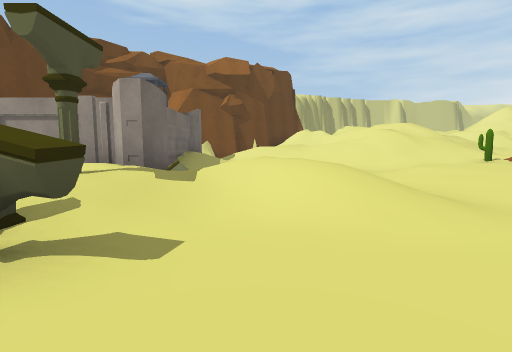
view 1 (above)

22 first-person views from a walk through a Unity game level. The camera is 1.4 m above the floor, tilts 6° down and sees 85° across. The floor is counted in squares, 2 m on a side. Each view is taken from the middle of a square. On the plan, view 1 faces up. The plan holds only what a view shows up to about 9 squares ahead; the rest is blank. The place goes on beyond the plan. The player is left out. Some surface patterns are stand-ins.

view 2
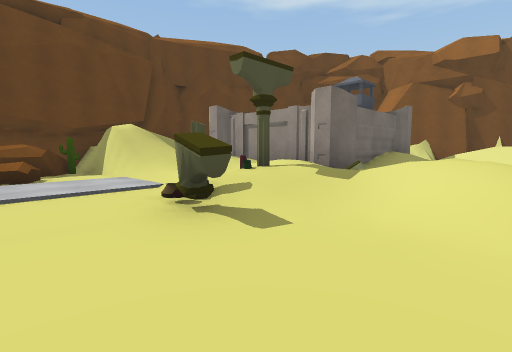

view 3
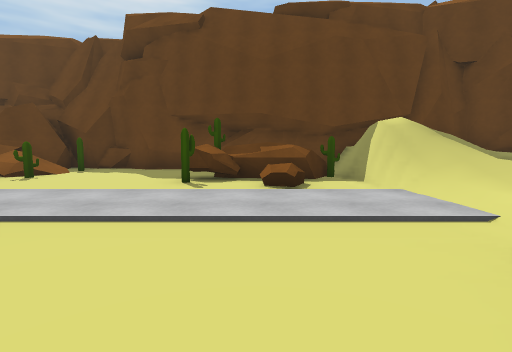

view 4
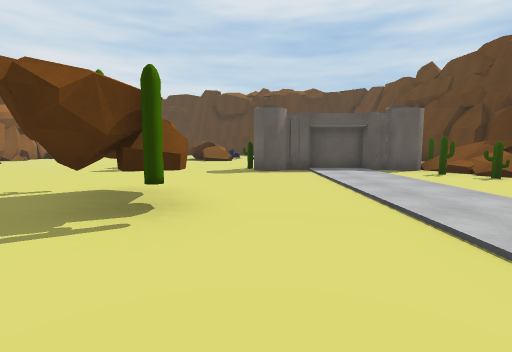

view 5
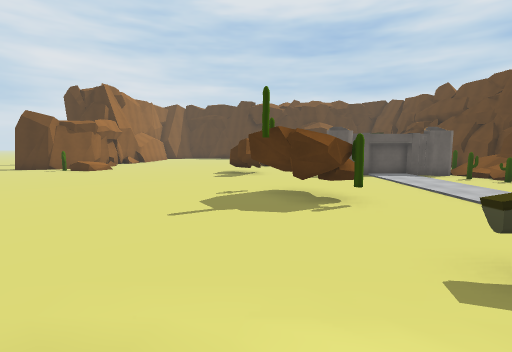

view 6
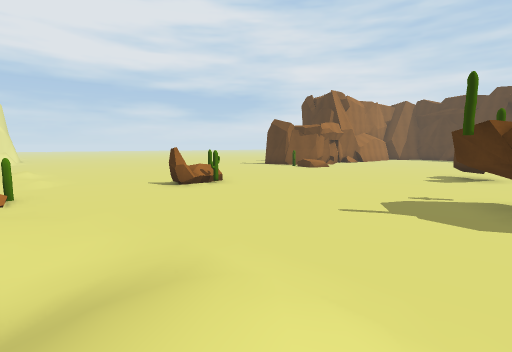

view 7
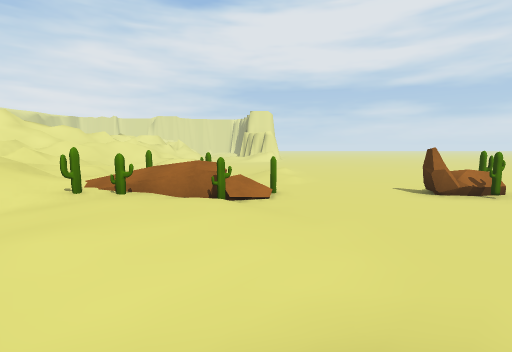

view 8
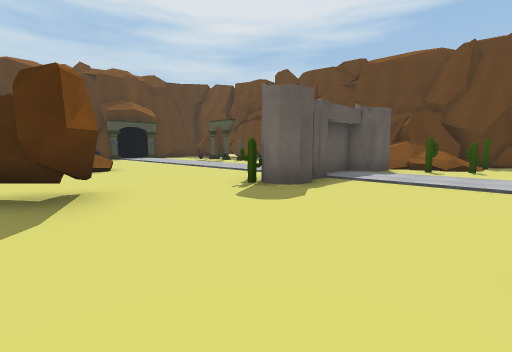

view 9
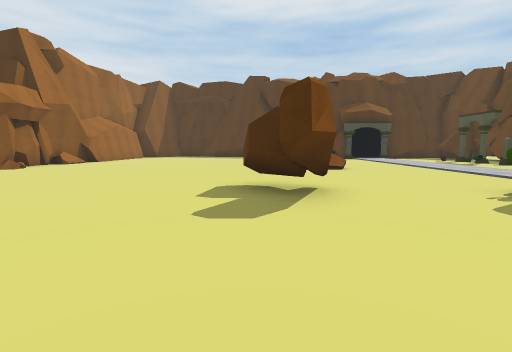

view 10
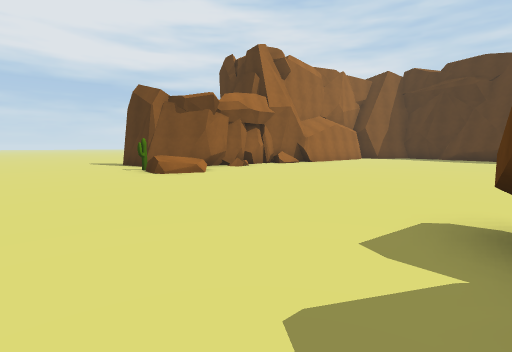

view 11
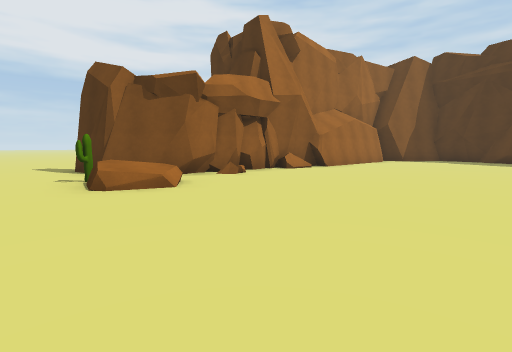

view 12
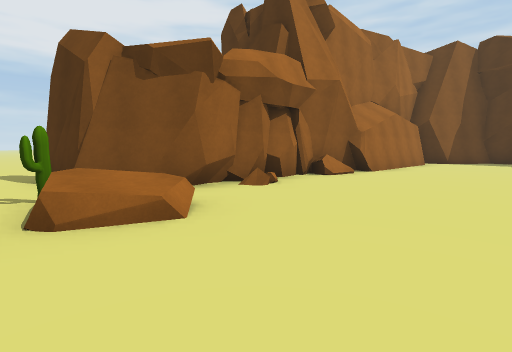

view 13
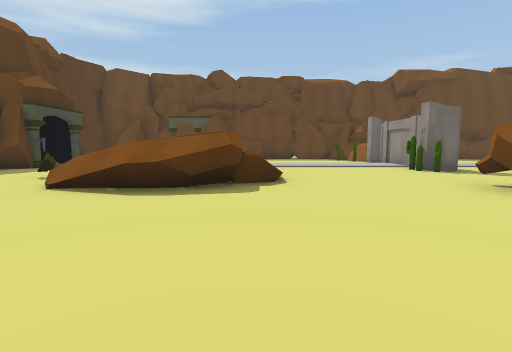

view 14
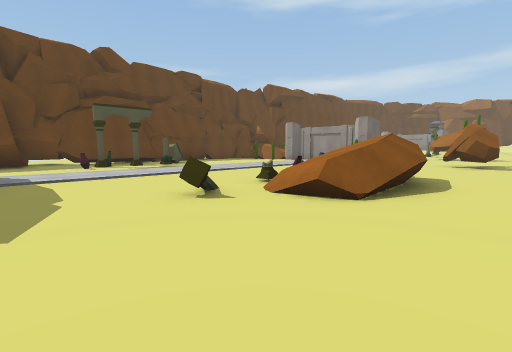

view 15
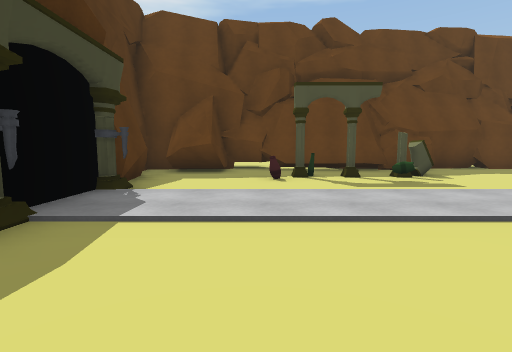

view 16
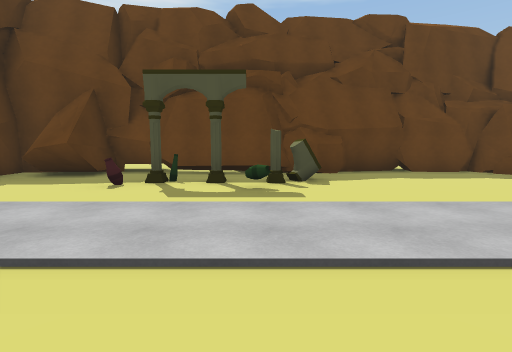

view 17
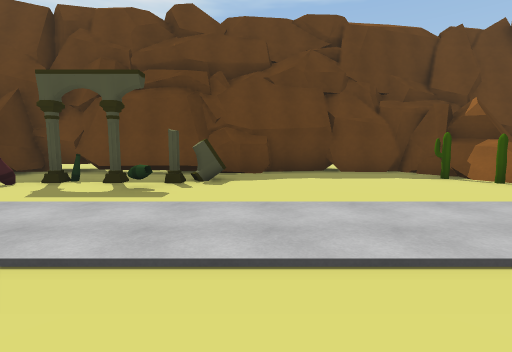

view 18
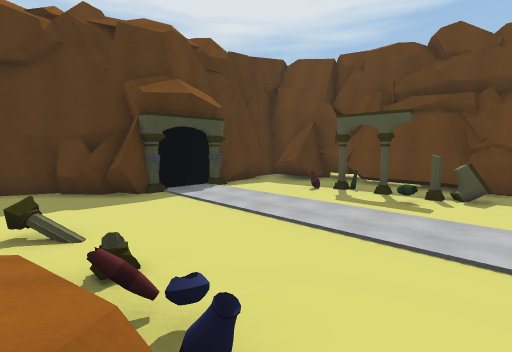

view 19
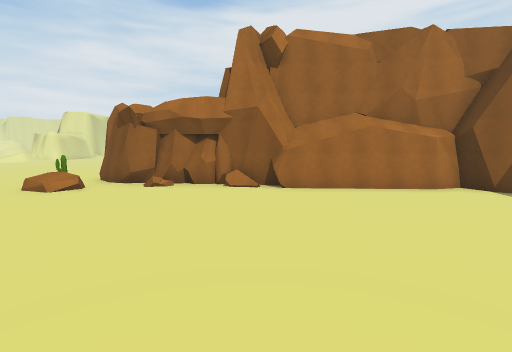

view 20
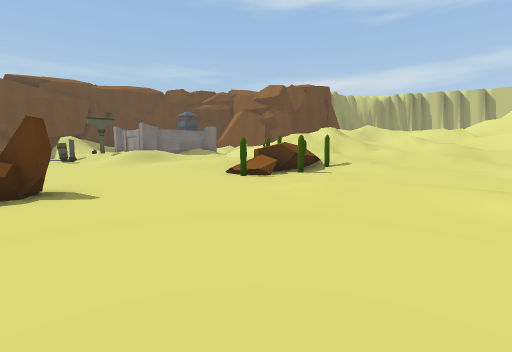

view 21
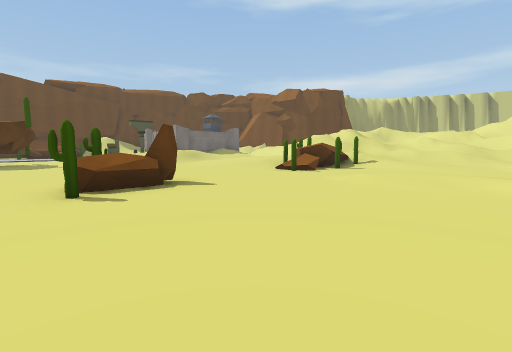

view 22
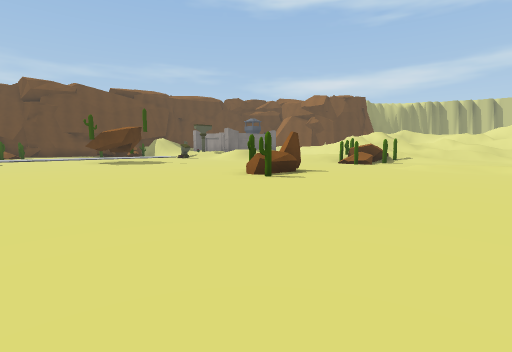

### Floor plan
Key: @ floor where view 1 was taken; # wall or solid block; x gap in a wall; . main floor; : floor 0.25 m higher than the main floor; + floor 0.5 m higher than the main floor; * floor 0.75 m higher than the main floor; % floor 1 m higher than the main floor; / step, stairs or slope; = window, fence, low wall or low ledge; P pillar; T pot; R torch; O other object.
Columns run from 11 left of view 1 to 13 right of it. Each row starts with its distance up from view 1.
 12                      =
 11           //        //
 10          #//       /////
  9          #/   /=/////////
  8          #/   .///////:.:
  7   #      #    //+# ///../
  6   #//#####    /++/ /.....
  5   #/////*/// /////O#.....
  4   #////////////////#..///
  3  ##////+ +////......./://
  2  #//#/../PP..............
  1  # O#/...................
  0  #  %O.....@.......O.....
 -1  #.OO..............O.....
 -2 ##........OO.......O.....
 -3  #........OOO............
 -4  #.......................
 -5  ##/O....................
 -6 ##O /....................
 -7  OO ##..##...O...........
 -8  O //#####..OO...........
 -9  #O#..  ....OO...........
-10  #..................OO.#x
-11  #..................O###
-12 ##...................#O
-13  O........O//........OO
-14  O.P......T /........OO
-15 OO#PT.....T  ........O
-16  ##P......OO/........#
-17  ##T......///........#
-18 O##.T......O.........
-19 O#OO....P...........#
-20  #O..PR.R...... ....#
-21  ####OOOOO..     ...#

Where each view was taken, in squares from view 1:
view 1: 0 up, 0 right, facing up
view 2: 0 up, 1 right, facing up-left
view 3: 0 up, 1 left, facing left
view 4: 1 up, 2 left, facing down
view 5: 4 up, 1 right, facing down
view 6: 4 up, 0 right, facing down-right
view 7: 4 up, 1 right, facing right
view 8: 4 down, 2 right, facing down-left
view 9: 4 down, 2 right, facing down
view 10: 6 down, 2 right, facing down-right
view 11: 8 down, 4 right, facing down-right
view 12: 9 down, 6 right, facing down-right
view 13: 13 down, 6 right, facing left
view 14: 20 down, 3 right, facing up-left
view 15: 18 down, 1 left, facing left
view 16: 15 down, 2 left, facing left
view 17: 13 down, 2 left, facing left
view 18: 13 down, 0 right, facing down-left
view 19: 16 down, 1 right, facing right
view 20: 1 down, 13 right, facing up-left
view 21: 3 down, 13 right, facing up-left
view 22: 7 down, 13 right, facing up-left
